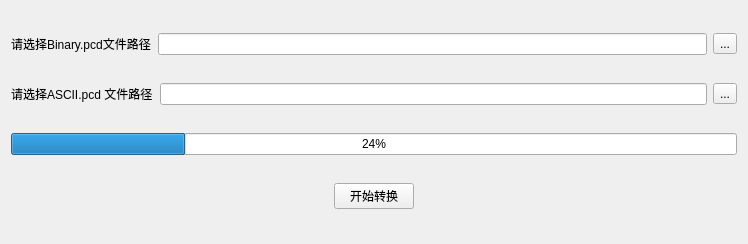
<?xml version="1.0" encoding="UTF-8"?>
<ui version="4.0">
 <class>dlgPCDBinary2PCDAscii</class>
 <widget class="QWidget" name="dlgPCDBinary2PCDAscii">
  <property name="geometry">
   <rect>
    <x>0</x>
    <y>0</y>
    <width>748</width>
    <height>244</height>
   </rect>
  </property>
  <property name="windowTitle">
   <string>PCD(Binary)转PCD(ASCII) </string>
  </property>
  <layout class="QGridLayout" name="gridLayout_4">
   <item row="0" column="0">
    <layout class="QGridLayout" name="gridLayout">
     <item row="0" column="0">
      <widget class="QLabel" name="label">
       <property name="text">
        <string>请选择Binary.pcd文件路径</string>
       </property>
      </widget>
     </item>
     <item row="0" column="1">
      <widget class="QLineEdit" name="lineEdit">
       <property name="readOnly">
        <bool>true</bool>
       </property>
      </widget>
     </item>
     <item row="0" column="2">
      <widget class="QToolButton" name="toolButton">
       <property name="text">
        <string>...</string>
       </property>
      </widget>
     </item>
    </layout>
   </item>
   <item row="1" column="0">
    <layout class="QGridLayout" name="gridLayout_2">
     <item row="0" column="0">
      <widget class="QLabel" name="label_2">
       <property name="text">
        <string>请选择ASCII.pcd 文件路径</string>
       </property>
      </widget>
     </item>
     <item row="0" column="1">
      <widget class="QLineEdit" name="lineEdit_2">
       <property name="readOnly">
        <bool>true</bool>
       </property>
      </widget>
     </item>
     <item row="0" column="2">
      <widget class="QToolButton" name="toolButton_2">
       <property name="text">
        <string>...</string>
       </property>
      </widget>
     </item>
    </layout>
   </item>
   <item row="2" column="0">
    <widget class="QProgressBar" name="progressBar">
     <property name="value">
      <number>24</number>
     </property>
    </widget>
   </item>
   <item row="3" column="0">
    <layout class="QGridLayout" name="gridLayout_3">
     <item row="0" column="0">
      <spacer name="horizontalSpacer">
       <property name="orientation">
        <enum>Qt::Horizontal</enum>
       </property>
       <property name="sizeHint" stdset="0">
        <size>
         <width>40</width>
         <height>20</height>
        </size>
       </property>
      </spacer>
     </item>
     <item row="0" column="1">
      <widget class="QPushButton" name="pushButton">
       <property name="text">
        <string>开始转换</string>
       </property>
      </widget>
     </item>
     <item row="0" column="2">
      <spacer name="horizontalSpacer_2">
       <property name="orientation">
        <enum>Qt::Horizontal</enum>
       </property>
       <property name="sizeHint" stdset="0">
        <size>
         <width>40</width>
         <height>20</height>
        </size>
       </property>
      </spacer>
     </item>
    </layout>
   </item>
  </layout>
 </widget>
 <layoutdefault spacing="6" margin="11"/>
 <resources/>
 <connections/>
</ui>
